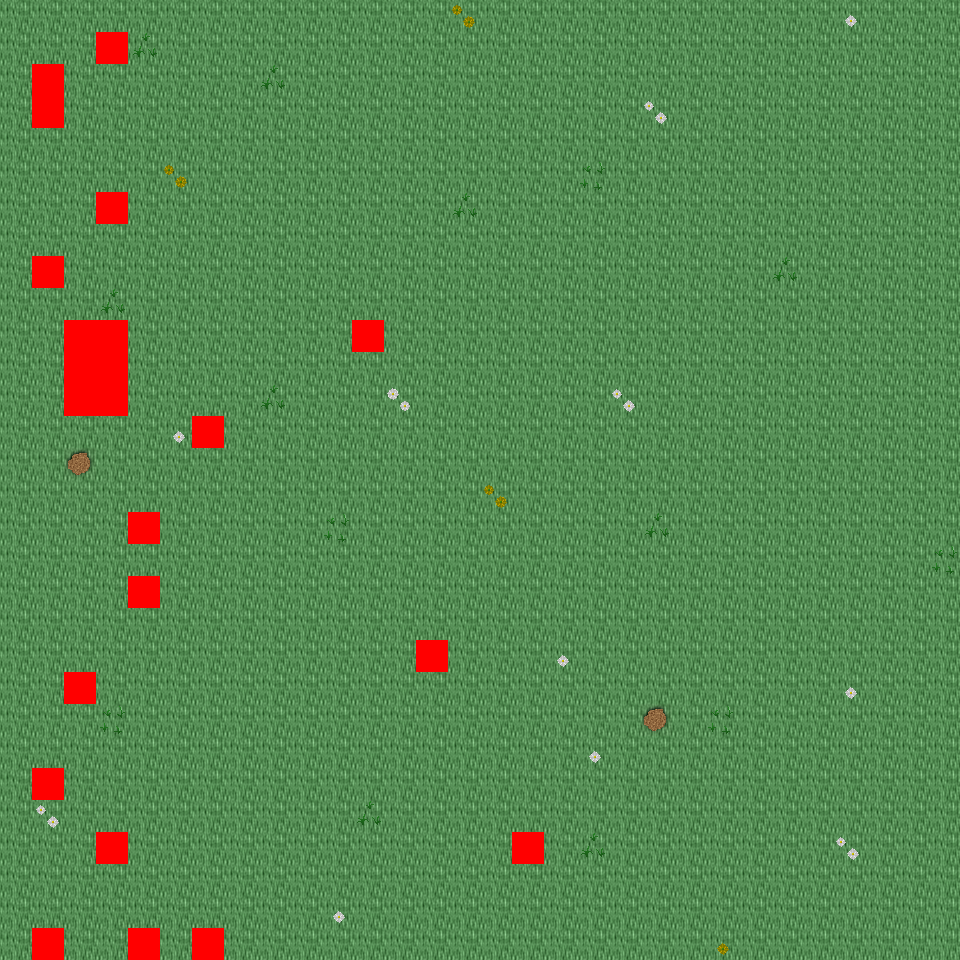

This game map was drawn from its Tiled (.tmx) file and the tilesets committed beside it. A one-line description and the trimmed map source follow:
An orthogonal 30x30 tile map with 32x32 px tiles, 6 tile layers (Ground, Object, Object2, Above, ...), 48 tilesets and 5 objects (5x mapExit).

<map version="1.0" orientation="orthogonal" renderorder="right-down" width="30" height="30" tilewidth="32" tileheight="32" nextobjectid="6">
  <tileset firstgid="1" name="tileset_logic_collision" tilewidth="32" tileheight="32" tilecount="1" columns="1">
    <image source="../drawable/tileset_logic_collision.png" width="32" height="32" />
  </tileset>
  <tileset firstgid="2" name="tileset_ground_ground" tilewidth="32" tileheight="32" tilecount="33" columns="3">
    <image source="../drawable/tileset_ground_ground.png" width="96" height="352" />
  </tileset>
  <tileset firstgid="35" name="tileset_ground_water_water" tilewidth="32" tileheight="32" tilecount="24" columns="3">
    <image source="../drawable/tileset_ground_water_water.png" width="96" height="256" />
  </tileset>
  <tileset firstgid="59" name="tileset_plant_grasses" tilewidth="32" tileheight="32" tilecount="6" columns="3">
    <image source="../drawable/tileset_plant_grasses.png" width="96" height="64" />
  </tileset>
  <tileset firstgid="65" name="tileset_ground_grass_edges" tilewidth="32" tileheight="32" tilecount="36" columns="12">
    <image source="../drawable/tileset_ground_grass_edges.png" width="384" height="96" />
  </tileset>
  <tileset firstgid="101" name="tileset_plant_tree_tree_green" tilewidth="32" tileheight="32" tilecount="88" columns="8">
    <image source="../drawable/tileset_plant_tree_tree_green.png" width="256" height="352" />
  </tileset>
  <tileset firstgid="189" name="tileset_ground_water_pool_grassy" tilewidth="32" tileheight="32" tilecount="27" columns="9">
    <image source="../drawable/tileset_ground_water_pool_grassy.png" width="288" height="96" />
  </tileset>
  <tileset firstgid="216" name="tileset_ground_water_water_corners" tilewidth="32" tileheight="32" tilecount="12" columns="6">
    <image source="../drawable/tileset_ground_water_water_corners.png" width="192" height="64" />
  </tileset>
  <tileset firstgid="228" name="tileset_plant_flower_daisy_blue" tilewidth="32" tileheight="32" tilecount="8" columns="2">
    <image source="../drawable/tileset_plant_flower_daisy_blue.png" width="64" height="128" />
  </tileset>
  <tileset firstgid="236" name="tileset_ground_water_channels_grassy" tilewidth="32" tileheight="32" tilecount="6" columns="3">
    <image source="../drawable/tileset_ground_water_channels_grassy.png" width="96" height="64" />
  </tileset>
  <tileset firstgid="242" name="tileset_plant_flower_daisy_yellow" tilewidth="32" tileheight="32" tilecount="8" columns="2">
    <image source="../drawable/tileset_plant_flower_daisy_yellow.png" width="64" height="128" />
  </tileset>
  <tileset firstgid="250" name="tileset_plant_flower_daisy_white" tilewidth="32" tileheight="32" tilecount="8" columns="2">
    <image source="../drawable/tileset_plant_flower_daisy_white.png" width="64" height="128" />
  </tileset>
  <tileset firstgid="258" name="tileset_building_wall_wall_brown" tilewidth="32" tileheight="32" tilecount="12" columns="3">
    <image source="../drawable/tileset_building_wall_wall_brown.png" width="96" height="128" />
  </tileset>
  <tileset firstgid="270" name="tileset_plant_bush_bushes" tilewidth="32" tileheight="32" tilecount="10" columns="5">
    <image source="../drawable/tileset_plant_bush_bushes.png" width="160" height="64" />
  </tileset>
  <tileset firstgid="280" name="tileset_plant_vine" tilewidth="32" tileheight="32" tilecount="3" columns="1">
    <image source="../drawable/tileset_plant_vine.png" width="32" height="96" />
  </tileset>
  <tileset firstgid="283" name="tileset_building_decoration_rocks_2" tilewidth="32" tileheight="32" tilecount="2" columns="1">
    <image source="../drawable/tileset_building_decoration_rocks_2.png" width="32" height="64" />
  </tileset>
  <tileset firstgid="285" name="tileset_plant_stump_stump_green" tilewidth="32" tileheight="32" tilecount="4" columns="2">
    <image source="../drawable/tileset_plant_stump_stump_green.png" width="64" height="64" />
  </tileset>
  <tileset firstgid="289" name="tileset_building_decoration_green_block" tilewidth="32" tileheight="32" tilecount="4" columns="2">
    <image source="../drawable/tileset_building_decoration_green_block.png" width="64" height="64" />
  </tileset>
  <tileset firstgid="293" name="tileset_plant_tree_tree_golden_small" tilewidth="32" tileheight="32" tilecount="6" columns="2">
    <image source="../drawable/tileset_plant_tree_tree_golden_small.png" width="64" height="96" />
  </tileset>
  <tileset firstgid="299" name="tileset_plant_flower_daisy_red" tilewidth="32" tileheight="32" tilecount="8" columns="2">
    <image source="../drawable/tileset_plant_flower_daisy_red.png" width="64" height="128" />
  </tileset>
  <tileset firstgid="307" name="tileset_plant_stump_stump_purple" tilewidth="32" tileheight="32" tilecount="4" columns="2">
    <image source="../drawable/tileset_plant_stump_stump_purple.png" width="64" height="64" />
  </tileset>
  <tileset firstgid="311" name="tileset_item_pot_dark_barrel" tilewidth="32" tileheight="32" tilecount="2" columns="1">
    <image source="../drawable/tileset_item_pot_dark_barrel.png" width="32" height="64" />
  </tileset>
  <tileset firstgid="313" name="tileset_ground_ladder_vertical_dark" tilewidth="32" tileheight="32" tilecount="3" columns="3">
    <image source="../drawable/tileset_ground_ladder_vertical_dark.png" width="96" height="32" />
  </tileset>
  <tileset firstgid="316" name="tileset_item_statue_green_stone" tilewidth="32" tileheight="32" tilecount="12" columns="4">
    <image source="../drawable/tileset_item_statue_green_stone.png" width="128" height="96" />
  </tileset>
  <tileset firstgid="328" name="tileset_item_statue_grey_stone" tilewidth="32" tileheight="32" tilecount="4" columns="2">
    <image source="../drawable/tileset_item_statue_grey_stone.png" width="64" height="64" />
  </tileset>
  <tileset firstgid="332" name="tileset_ground_rock_pebbles" tilewidth="32" tileheight="32" tilecount="3" columns="1">
    <image source="../drawable/tileset_ground_rock_pebbles.png" width="32" height="96" />
  </tileset>
  <tileset firstgid="335" name="tileset_item_corpse_huge_animal" tilewidth="32" tileheight="32" tilecount="16" columns="2">
    <image source="../drawable/tileset_item_corpse_huge_animal.png" width="64" height="256" />
  </tileset>
  <tileset firstgid="351" name="tileset_building_fence_fence_chunky" tilewidth="32" tileheight="32" tilecount="21" columns="3">
    <image source="../drawable/tileset_building_fence_fence_chunky.png" width="96" height="224" />
  </tileset>
  <tileset firstgid="372" name="tileset_building_roof_red" tilewidth="32" tileheight="32" tilecount="20" columns="5">
    <image source="../drawable/tileset_building_roof_red.png" width="160" height="128" />
  </tileset>
  <tileset firstgid="392" name="tileset_building_decoration_banner" tilewidth="32" tileheight="32" tilecount="12" columns="1">
    <image source="../drawable/tileset_building_decoration_banner.png" width="32" height="384" />
  </tileset>
  <tileset firstgid="404" name="tileset_building_door_closed" tilewidth="32" tileheight="32" tilecount="1" columns="1">
    <image source="../drawable/tileset_building_door_closed.png" width="32" height="32" />
  </tileset>
  <tileset firstgid="405" name="tileset_building_window_window_right" tilewidth="32" tileheight="32" tilecount="2" columns="2">
    <image source="../drawable/tileset_building_window_window_right.png" width="64" height="32" />
  </tileset>
  <tileset firstgid="407" name="tileset_building_decoration_floor_sparkle" tilewidth="32" tileheight="32" tilecount="18" columns="3">
    <image source="../drawable/tileset_building_decoration_floor_sparkle.png" width="96" height="192" />
  </tileset>
  <tileset firstgid="425" name="tileset_object_well" tilewidth="32" tileheight="32" tilecount="4" columns="2">
    <image source="../drawable/tileset_object_well.png" width="64" height="64" />
  </tileset>
  <tileset firstgid="429" name="tileset_building_decoration_magician_banner" tilewidth="32" tileheight="32" tilecount="3" columns="3">
    <image source="../drawable/tileset_building_decoration_magician_banner.png" width="96" height="32" />
  </tileset>
  <tileset firstgid="432" name="tileset_building_decoration_chimney" tilewidth="32" tileheight="32" tilecount="2" columns="1">
    <image source="../drawable/tileset_building_decoration_chimney.png" width="32" height="64" />
  </tileset>
  <tileset firstgid="434" name="tileset_logic_item_sheepfood" tilewidth="32" tileheight="32" tilecount="1" columns="1">
    <image source="../drawable/tileset_logic_item_sheepfood.png" width="32" height="32" />
  </tileset>
  <tileset firstgid="435" name="tileset_logic_creature_rodent" tilewidth="32" tileheight="32" tilecount="8" columns="8">
    <image source="../drawable/tileset_logic_creature_rodent.png" width="256" height="32" />
  </tileset>
  <tileset firstgid="443" name="tileset_logic_creature_animal" tilewidth="32" tileheight="32" tilecount="32" columns="8">
    <image source="../drawable/tileset_logic_creature_animal.png" width="256" height="128" />
  </tileset>
  <tileset firstgid="475" name="tileset_logic_item_resources" tilewidth="32" tileheight="32" tilecount="6" columns="6">
    <image source="../drawable/tileset_logic_item_resources.png" width="192" height="32" />
  </tileset>
  <tileset firstgid="481" name="tileset_logic_protection" tilewidth="32" tileheight="32" tilecount="2" columns="2">
    <image source="../drawable/tileset_logic_protection.png" width="64" height="32" />
  </tileset>
  <tileset firstgid="483" name="tileset_ground_green_paving" tilewidth="32" tileheight="32" tilecount="18" columns="3">
    <image source="../drawable/tileset_ground_green_paving.png" width="96" height="192" />
  </tileset>
  <tileset firstgid="501" name="tileset_building_fence_palisade" tilewidth="32" tileheight="32" tilecount="84" columns="6">
    <image source="../drawable/tileset_building_fence_palisade.png" width="192" height="448" />
  </tileset>
  <tileset firstgid="585" name="tileset_light_light_5x5" tilewidth="32" tileheight="32" tilecount="25" columns="5">
    <image source="../drawable/tileset_light_light_5x5.png" width="160" height="160" />
  </tileset>
  <tileset firstgid="610" name="tileset_light_door_light" tilewidth="32" tileheight="32" tilecount="12" columns="3">
    <image source="../drawable/tileset_light_door_light.png" width="96" height="128" />
  </tileset>
  <tileset firstgid="622" name="tileset_building_decoration_orbpedestal" tilewidth="32" tileheight="32" tilecount="2" columns="1">
    <image source="../drawable/tileset_building_decoration_orbpedestal.png" width="32" height="64" />
  </tileset>
  <tileset firstgid="624" name="tileset_item_pot_wooden_crates" tilewidth="32" tileheight="32" tilecount="6" columns="3">
    <image source="../drawable/tileset_item_pot_wooden_crates.png" width="96" height="64" />
  </tileset>
  <tileset firstgid="630" name="tileset_logic_creature_fowl" tilewidth="32" tileheight="32" tilecount="6" columns="6">
    <image source="../drawable/tileset_logic_creature_fowl.png" width="192" height="32" />
  </tileset>
  <layer name="Ground" width="30" height="30">
    <data>[900 cells, 900 non-empty, 1 distinct tile ids]</data>
  </layer>
  <layer name="Object" width="30" height="30">
    <data>[900 cells, 2 non-empty, 1 distinct tile ids]</data>
  </layer>
  <layer name="Object2" width="30" height="30">
    <data>[900 cells, 52 non-empty, 8 distinct tile ids]</data>
  </layer>
  <layer name="Above" width="30" height="30">
    <data>[900 cells, 0 non-empty, 0 distinct tile ids]</data>
  </layer>
  <layer name="Above2" width="30" height="30">
    <data>[900 cells, 0 non-empty, 0 distinct tile ids]</data>
  </layer>
  <layer name="Walkable" width="30" height="30">
    <data>[900 cells, 23 non-empty, 1 distinct tile ids]</data>
  </layer>
  <objectgroup name="MapEvents">
    <object id="1" name="south" type="mapExit" x="0" y="928" width="32" height="32">
      <properties>
        <property name="map" value="level_0_x136_y22" />
        <property name="x" value="0" />
        <property name="y" value="1" />
      </properties>
    </object>
    <object id="2" name="south2" type="mapExit" x="64" y="928" width="64" height="32">
      <properties>
        <property name="map" value="level_0_x136_y22" />
        <property name="x" value="2" />
        <property name="y" value="1" />
      </properties>
    </object>
    <object id="3" name="south3" type="mapExit" x="160" y="928" width="32" height="32">
      <properties>
        <property name="map" value="level_0_x136_y22" />
        <property name="x" value="5" />
        <property name="y" value="1" />
      </properties>
    </object>
    <object id="4" name="south4" type="mapExit" x="224" y="928" width="736" height="32">
      <properties>
        <property name="map" value="level_0_x136_y22" />
        <property name="x" value="7" />
        <property name="y" value="1" />
      </properties>
    </object>
    <object id="5" name="east" type="mapExit" x="928" y="0" width="32" height="960">
      <properties>
        <property name="map" value="level_0_x137_y21" />
        <property name="x" value="1" />
        <property name="y" value="0" />
      </properties>
    </object>
  </objectgroup>
</map>
